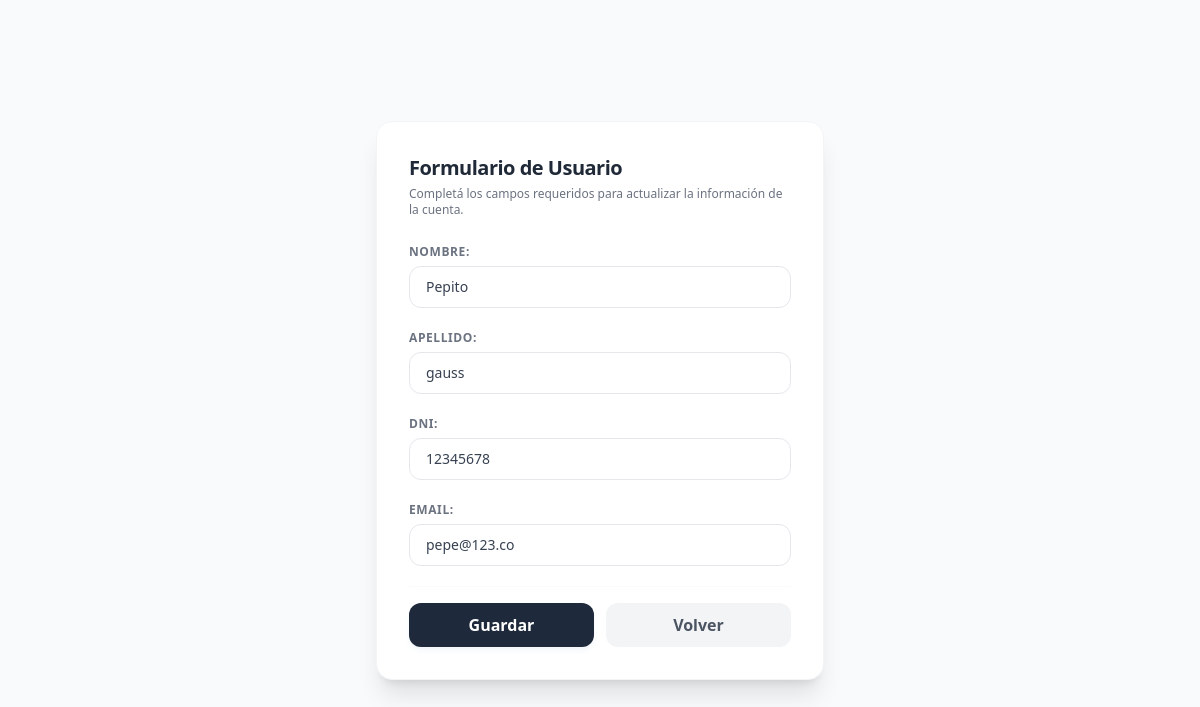
/usuarios/1/editar/, run on the app's committed database.
### apps/usuario/models.py (models this page shows, shortened)
class Usuario(models.Model):
    nombre = models.CharField(max_length=50)
    apellido = models.CharField(max_length=50)
    dni = models.CharField(max_length=11,unique=True)
    email = models.CharField(max_length=20)

### apps/usuario/views.py (the view)
# urls.py: path('<int:pk>/editar/', UsuarioUpdateView.as_view(), name='usuario_update'),
class UsuarioUpdateView(UpdateView):
    model = Usuario
    fields = '__all__'
    template_name = 'usuario/update.html'
    success_url = reverse_lazy('usuario:usuario_list')

### templates/usuario/update.html (shortened to what this page needs)
<!DOCTYPE html>
<html lang="es">
<head>
    <script src="https://cdn.tailwindcss.com"></script>
</head>
<body class="bg-gray-50 p-6 flex items-center justify-center min-h-screen">
    <div class="bg-white p-8 rounded-2xl shadow-xl border border-gray-100 max-w-md w-full backdrop-blur-sm">
        <header class="mb-6">
            <h1 class="text-xl font-bold text-gray-800 tracking-tight">Formulario de Usuario</h1>
            <p class="text-xs text-gray-500 mt-1">Completá los campos requeridos para actualizar la información de la cuenta.</p>
        </header>
        <form method="POST" class="space-y-4">
            <div class="text-sm">
                {{ form.as_p }}
            </div>
            <div class="pt-4 flex gap-3 border-t border-gray-50">
                <button type="submit" class="w-full bg-slate-800 hover:bg-slate-900 text-white font-semibold py-2.5 rounded-xl shadow-md shadow-slate-100 transition-all duration-150 transform active:scale-95 focus:outline-none">
                    Guardar
                </button>
                <a href="{% url 'usuarios:list' %}" class="w-full bg-gray-100 hover:bg-gray-200 text-gray-600 font-semibold py-2.5 rounded-xl text-center transition-all duration-150 transform active:scale-95 block">
                    Volver
                </a>
            </div>
        </form>
    </div>
</body>
</html>

### data on the page
Usuario: nombre "Pepito", apellido "gauss", dni "12345678", email "pepe@123.co"
